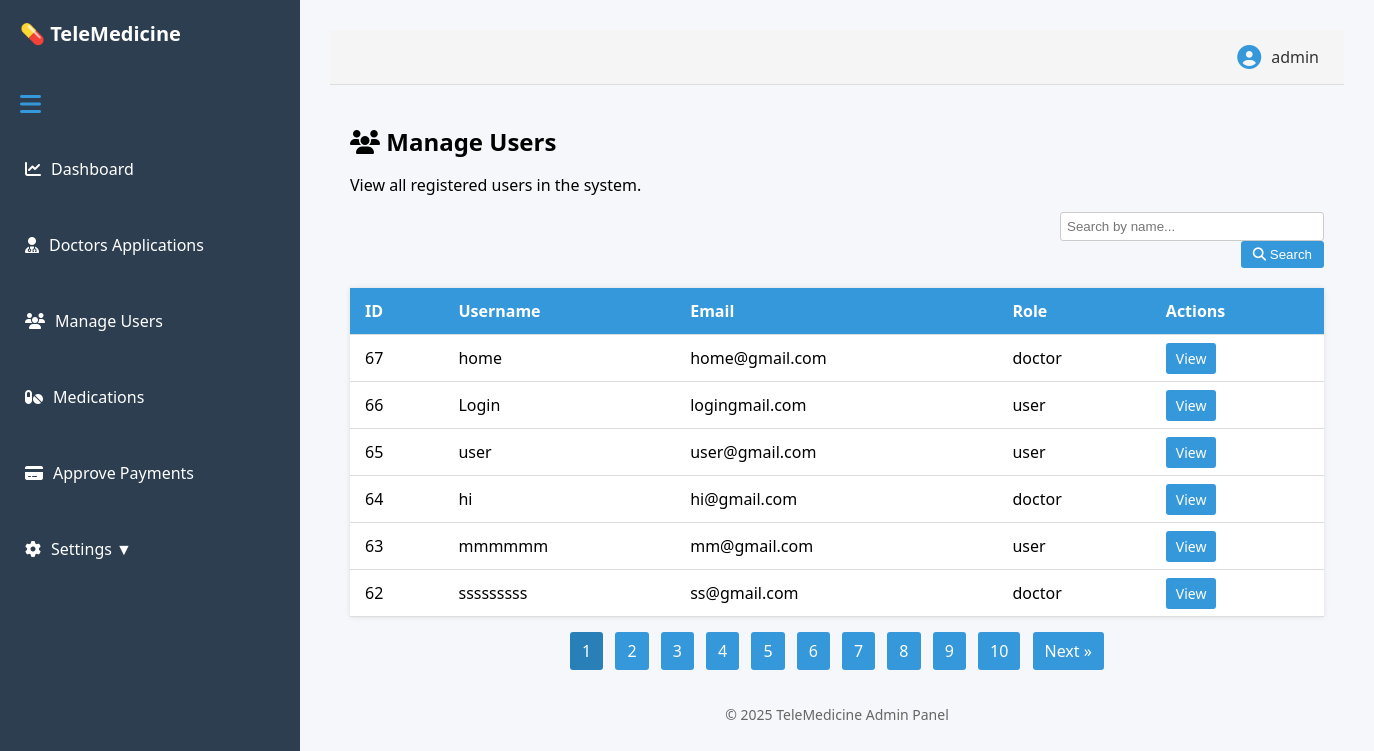
Page /admin/view_users.php (signed in) on the committed database.
### tables this page shows
CREATE TABLE IF NOT EXISTS `users` (
  `id` int NOT NULL AUTO_INCREMENT,
  `name` varchar(100) NOT NULL,
  `gender` varchar(10) DEFAULT NULL,
  `email` varchar(100) NOT NULL,
  `password` varchar(255) NOT NULL,
  `role` enum('user','doctor','admin') DEFAULT 'user',
  `status` enum('active','suspended') NOT NULL DEFAULT 'active',
  `created_at` timestamp NULL DEFAULT CURRENT_TIMESTAMP,
  `age` int DEFAULT NULL,
  `city` varchar(100) DEFAULT NULL,
  `phone` varchar(20) DEFAULT NULL,
  `photo` varchar(255) DEFAULT NULL,
  PRIMARY KEY (`id`),
  UNIQUE KEY `email` (`email`)
);

### admin/view_users.php (the view, shortened to what this page needs)
<?php
include '../includes/db.php';
$admin_id = $_SESSION['user_id'];
$adminQuery = mysqli_query($conn, "SELECT name FROM users WHERE id = $admin_id");
$adminData = mysqli_fetch_assoc($adminQuery);
$adminName = $adminData ? $adminData['name'] : 'Admin';
$search = $_GET['search'] ?? '';
$searchQuery = $search ? "WHERE name LIKE '%" . mysqli_real_escape_string($conn, $search) . "%'" : '';
$limit = 6;
$page = isset($_GET['page']) && is_numeric($_GET['page']) ? (int)$_GET['page'] : 1;
$offset = ($page - 1) * $limit;
$totalResult = mysqli_query($conn, "SELECT COUNT(*) AS total FROM users $searchQuery");
$totalRow = mysqli_fetch_assoc($totalResult);
$totalUsers = $totalRow['total'];
$result = mysqli_query($conn, "SELECT * FROM users $searchQuery ORDER BY id DESC LIMIT $limit OFFSET $offset");
$totalPages = ceil($totalUsers / $limit);
?>
<!DOCTYPE html>
<html>
<head>
    <link rel="stylesheet" href="../css/admin.css">
    <link rel="stylesheet" href="https://cdnjs.cloudflare.com/ajax/libs/font-awesome/6.5.0/css/all.min.css" />
</head>
<body>
<div class="admin-container">
    <div class="sidebar">
        <div class="logo">
            <span>💊 TeleMedicine</span>
        </div>
        <div class="sidebar-toggle" title="Toggle Sidebar">
            <i class="fas fa-bars"></i>
        </div>
        <ul>
            <li><a href="dashboard.php"><i class="fas fa-chart-line"></i> <span>Dashboard</span></a></li>
            <li><a href="View_Application.php"><i class="fas fa-user-md"></i> <span> Doctors Applications</span></a></li>
            <li><a href="view_users.php" class="active"><i class="fas fa-users"></i> <span>Manage Users</span></a></li>
            <li><a href="medications.php"><i class="fas fa-pills"></i> <span>Medications</span></a></li>
            <li><a href="approve_payments.php"><i class="fas fa-credit-card"></i> <span>Approve Payments</span></a></li>
            <li class="dropdown">
                <a href="#" class="dropbtn"><i class="fas fa-cog"></i> <span>Settings               ▼</span></a>
            </li>
        </ul>
    </div>
    <div class="main-content">
        <header class="admin-header">
            <div class="admin-profile">
                <i class="fas fa-user-circle"></i> <span><?= htmlspecialchars($adminName) ?></span>
            </div>
        </header>
        <div class="content-area">
            <h2><i class="fas fa-users"></i> Manage Users</h2>
            <p>View all registered users in the system.</p>
            <div class="search-bar">
                <form method="GET">
                    <input type="text" name="search" placeholder="Search by name..." value="<?= htmlspecialchars($search) ?>">
                    <button type="submit"><i class="fas fa-search"></i> Search</button>
                </form>
            </div>
            <table>
                <thead>
                    <tr>
                        <th>ID</th>
                        <th>Username</th>
                        <th>Email</th>
                        <th>Role</th>
                        <th>Actions</th>
                    </tr>
                </thead>
                <tbody>
                <?php if (mysqli_num_rows($result) > 0): ?>
                    <?php while ($user = mysqli_fetch_assoc($result)): ?>
                        <tr>
                            <td><?= htmlspecialchars($user['id']) ?></td>
                            <td><?= htmlspecialchars($user['name']) ?></td>
                            <td><?= htmlspecialchars($user['email']) ?></td>
                            <td><?= htmlspecialchars($user['role']) ?></td>
                            <td>
                                <a href="view_user.php?id=<?= $user['id'] ?>" class="btn-view">View</a>
                            </td>
                        </tr>
                    <?php endwhile; ?>
                <?php else: ?>
                    <tr><td colspan="5" style="text-align:center;">No users found.</td></tr>
                <?php endif; ?>
                </tbody>
            </table>
            <div class="pagination">
                <?php for ($i = 1; $i <= $totalPages; $i++): ?>
                    <a href="?page=<?= $i ?>&search=<?= urlencode($search) ?>" <?= $i === $page ? 'class="active"' : '' ?>><?= $i ?></a>
                <?php endfor; ?>
                <?php if ($page < $totalPages): ?>
                    <a href="?page=<?= $page + 1 ?>&search=<?= urlencode($search) ?>">Next &raquo;</a>
                <?php endif; ?>
            </div>
        </div>
        <footer style="text-align:center; padding: 15px; color: #666; font-size: 14px;">
            &copy; <?= date("Y") ?> TeleMedicine Admin Panel
        </footer>
    </div>
</div>
</body>
</html>

### css/admin.css (style rules this page uses)
body { margin: 0; font-family: 'Segoe UI', sans-serif; background: #f5f7fa; }
.admin-container { display: flex; }
.sidebar { width: 300px; background: #2c3e50; color: white; min-height: 100vh; padding: 20px 0; position: fixed; }
.sidebar .logo { display: flex; align-items: center; padding: 0 20px 30px; }
.sidebar .logo span { font-size: 20px; font-weight: bold; }
.sidebar ul { list-style: none; padding: 0; }
.sidebar ul li { margin-bottom: 30px; }
.sidebar ul li a { color: white; text-decoration: none; display: flex; align-items: center; padding: 12px 25px; transition: 0.3s; }
.sidebar ul li a i { margin-right: 10px; }
.main-content { margin-left: 300px; padding: 30px; flex-grow: 1; }
.admin-header { display: flex; justify-content: flex-end; align-items: center; padding: 15px 25px; background-color: #f5f5f5; border-bottom: 1px solid #ddd; }
.admin-profile { display: flex; align-items: center; gap: 10px; font-size: 16px; font-weight: 500; color: #333; }
.admin-profile i { font-size: 24px; color: #3498db; }

### admin/view_users.php (style rules this page uses)
.content-area { padding: 20px; }
.content-area h2 { margin-bottom: 10px; }
.search-bar { text-align: right; margin-bottom: 20px; padding-left: 700px; }
.search-bar input[type="text"] { padding: 6px; width: 250px; border: 1px solid #ccc; border-radius: 3px; }
.search-bar button { padding: 6px 12px; background: #3498db; border: none; color: white; border-radius: 3px; cursor: pointer; }
table { width: 100%; border-collapse: collapse; background: #fff; box-shadow: 0 0 5px rgba(0,0,0,0.1); }
table thead { background-color: #3498db; color: #fff; }
table th, table td { padding: 12px 15px; text-align: left; border-bottom: 1px solid #ddd; }
.btn-view { padding: 6px 10px; border-radius: 3px; text-decoration: none; font-size: 14px; color: white; background-color: #3498db; }
.pagination { margin-top: 15px; text-align: center; }
.pagination a { display: inline-block; padding: 8px 12px; margin: 0 4px; background-color: #3498db; color: white; border-radius: 3px; text-decoration: none; }
.pagination a.active, .pagination a:hover { background-color: #2980b9; }
.sidebar-toggle { user-select: none; cursor: pointer; color: #3498db; padding: 10px 20px; font-size: 1.5em; }

### rows in the picture
users: name "admin"
users: id "67", name "home", email "home@gmail.com", role "doctor"
users: id "66", name "Login", email "logingmail.com", role "user"
users: id "65", name "user", email "user@gmail.com", role "user"
users: id "64", name "hi", email "hi@gmail.com", role "doctor"
users: id "63", name "mmmmmm", email "mm@gmail.com", role "user"
users: id "62", name "sssssssss", email "ss@gmail.com", role "doctor"
